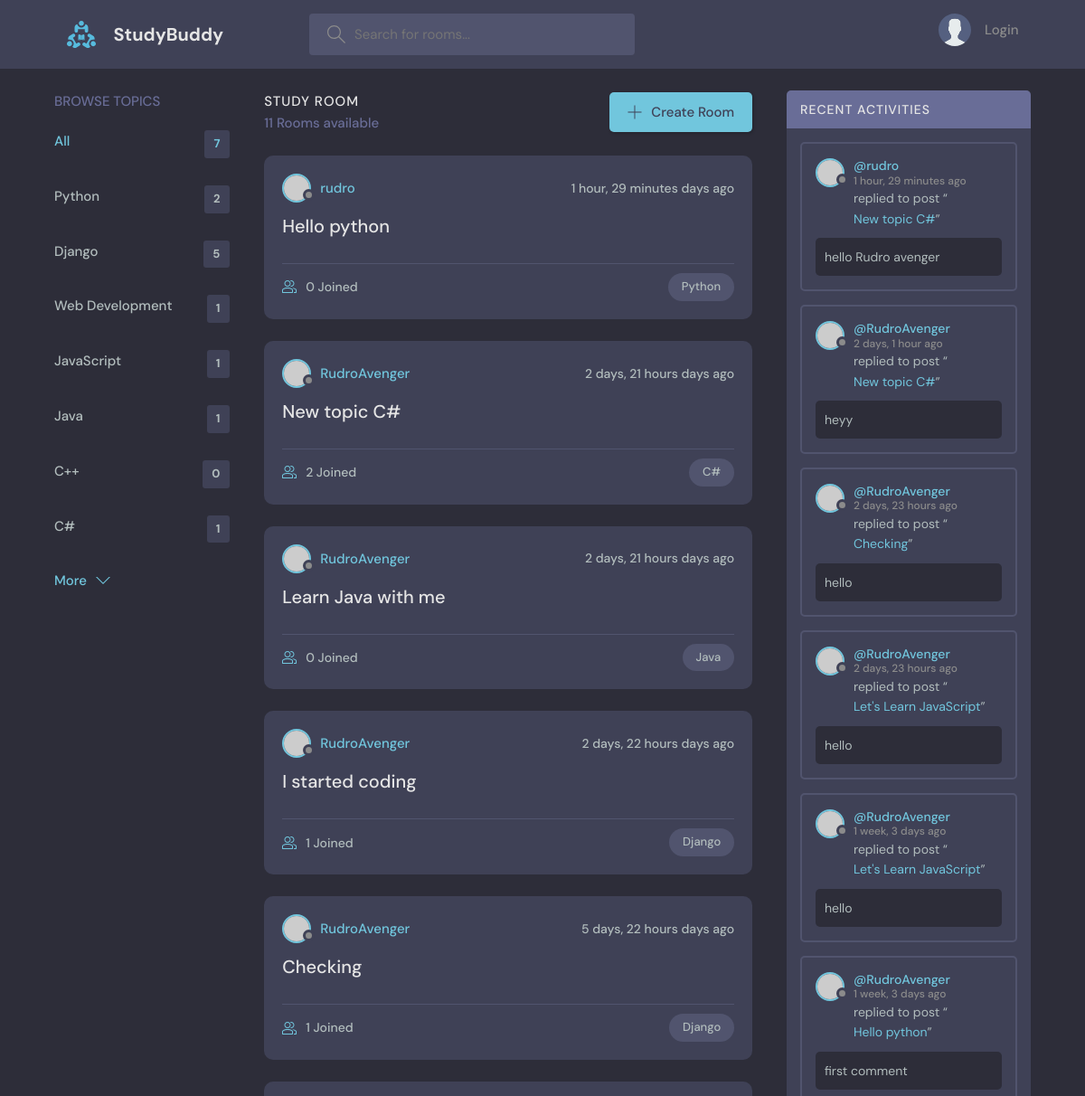
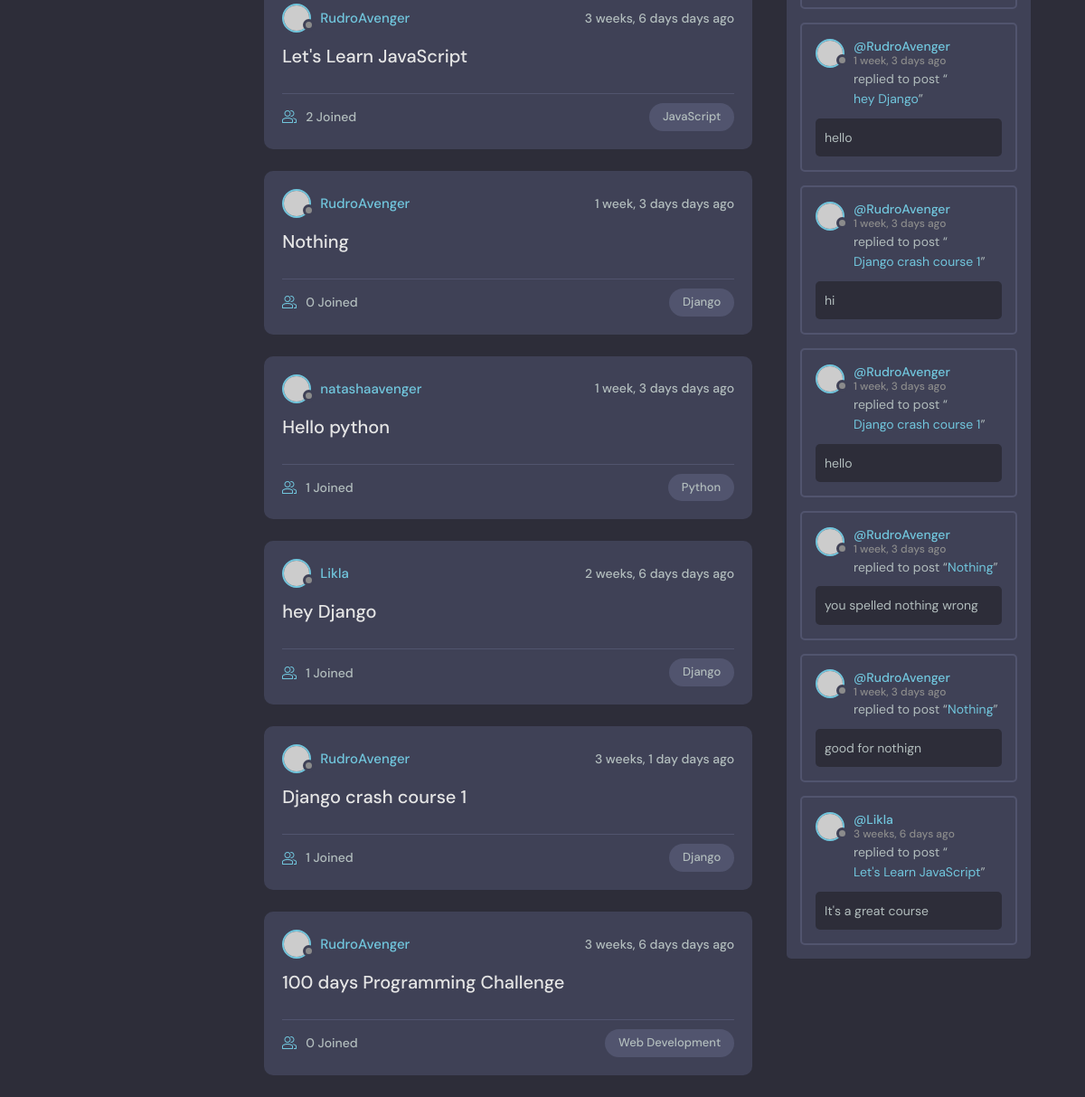
The page / on the database its author committed (2 pictures, top to bottom).
### base/models.py (models this page shows, shortened)
class Topic(models.Model):
    name = models.CharField(max_length=200)

class Room(models.Model):
    host = models.ForeignKey(User, on_delete=models.SET_NULL, null=True)
    topic = models.ForeignKey(Topic, on_delete=models.SET_NULL, null=True)
    name =models.CharField(max_length=200)
    description = models.TextField(null=True, blank=True)
    participants = models.ManyToManyField(User, related_name='participants', blank=True)
    updated = models.DateTimeField(auto_now=True)
    created = models.DateTimeField(auto_now_add=True)
    class Meta:
        ordering = ['-updated', '-created']
    def __str__(self):
        return self.name

class Message(models.Model):
    user = models.ForeignKey(User, on_delete=models.CASCADE)
    room = models.ForeignKey(Room, on_delete=models.CASCADE)
    body = models.TextField()
    updated = models.DateTimeField(auto_now=True)
    created = models.DateTimeField(auto_now_add=True)
    class Meta:
        ordering = ['-updated', '-created']

### base/views.py (the view)
# urls.py: path('', views.home, name='home'),
def home(request):
     q = request.GET.get('q') if request.GET.get('q') != None else ''
     room_messages = Message.objects.filter(Q(room__topic__name__icontains= q) |
                                           Q(body__icontains = q )
                                           )
     rooms = Room.objects.filter(Q(topic__name__icontains= q) |
                                  Q(name__icontains = q ) |
                                  Q(description__icontains = q )|
                                  Q(host__username__icontains=q)
                                  )
     topics = Topic.objects.all()
     room_count = rooms.count()
     context = {'rooms': rooms, 'topics': topics, 'room_count': room_count , 'room_messages': room_messages}
     return render(request, 'base/home.html', context)

### base/templates/base/home.html (shortened to what this page needs)
{% extends "main.html" %} {% block content %}
<main class="layout layout--3">
  <div class="container">
    {% include 'base/topics_component.html' %}
    <div class="roomList">
      <div class="roomList__header">
        <div>
          <h2>Study Room</h2>
          <p>{{room_count}} Rooms available</p>
        </div>
        <a class="btn btn--main" href="{% url 'create-room' %}">
          <svg
            version="1.1"
            xmlns="http://www.w3.org/2000/svg"
            width="32"
            height="32"
            viewBox="0 0 32 32"
          >
            <title>add</title>
            <path
              d="M16.943 0.943h-1.885v14.115h-14.115v1.885h14.115v14.115h1.885v-14.115h14.115v-1.885h-14.115v-14.115z"
            ></path>
          </svg>
          Create Room
        </a>
      </div>
      {%include 'base/feed_component.html'%}
    </div>
    {% include 'base/activity_component.html' %}
  </div>
</main>
{% endblock content %}

### base/templates/base/topics_component.html
<div class="topics">
  <div class="topics__header">
    <h2>Browse Topics</h2>
  </div>
  <ul class="topics__list">
    <li>
      <a href="/" class="active">All <span>{{topics.count}}</span></a>
    </li>
    {% for topic in topics %}
    <li>
      <a href="{% url 'home' %}?q={{topic.name}}"
        >{{ topic.name }} <span>{{ topic.room_set.all.count }}</span></a
      >
    </li>
    {% endfor %}
  </ul>
  <a class="btn btn--link" href="topics.html">
    More
    <svg
      version="1.1"
      xmlns="http://www.w3.org/2000/svg"
      width="32"
      height="32"
      viewBox="0 0 32 32"
    >
      <title>chevron-down</title>
      <path d="M16 21l-13-13h-3l16 16 16-16h-3l-13 13z"></path>
    </svg>
  </a>
</div>

### base/templates/base/feed_component.html (shortened to what this page needs)
{%for room in rooms%}
<div class="roomListRoom">
  <div class="roomListRoom__header">
    <a href="{%url 'user-profile' room.host.id%}" class="roomListRoom__author">
      <div class="avatar avatar--small">
        <img src="https://randomuser.me/api/portraits/women/11.jpg" />
      </div>
      <span>{{room.host.username}}</span>
    </a>
    <div class="roomListRoom__actions">
      <span>{{room.created|timesince}} days ago</span>
    </div>
  </div>
  <div class="roomListRoom__content">
    <a href="{%url 'room' room.id %}">{{room.name}}</a>
  </div>
  <div class="roomListRoom__meta">
    <a href="{%url 'room' room.id %} " class="roomListRoom__joined">
      {{room.participants.all.count}} Joined
    </a>
    <p class="roomListRoom__topic">{{room.topic.name}}</p>
  </div>
</div>
{%endfor%}

### base/templates/base/activity_component.html (shortened to what this page needs)
<div class="activities">
  <div class="activities__header">
    <h2>Recent Activities</h2>
  </div>
  {% for message in room_messages %}
  <div class="activities__box">
    <div class="activities__boxHeader roomListRoom__header">
      <a
        href="{%url 'user-profile' message.user.id%}"
        class="roomListRoom__author"
      >
        <div class="avatar avatar--small">
          <img src="https://randomuser.me/api/portraits/women/11.jpg" />
        </div>
        <p>
          @{{message.user}}
          <span>{{message.created|timesince}} ago</span>
        </p>
      </a>
    </div>
    <div class="activities__boxContent">
      <p>
        replied to post “<a href="{%url 'room' message.room.id%}"
          >{{message.room}}</a
        >”
      </p>
      <div class="activities__boxRoomContent">{{ message.body }}</div>
    </div>
  </div>
  {% endfor %}
</div>

### rows shown on the page
Topic: name "Python", room_set.all.count "2"
Topic: name "Django", room_set.all.count "5"
Topic: name "Web Development", room_set.all.count "1"
Topic: name "JavaScript", room_set.all.count "1"
Topic: name "Java", room_set.all.count "1"
Topic: name "C++", room_set.all.count "0"
Topic: name "C#", room_set.all.count "1"
Room: host.username "rudro", created "1 hour, 29 minutes", name "Hello python", participants.all.count "0", topic.name "Python"
Room: host.username "RudroAvenger", created "2 days, 21 hours", name "New topic C#", participants.all.count "2", topic.name "C#"
Room: host.username "RudroAvenger", created "2 days, 21 hours", name "Learn Java with me", participants.all.count "0", topic.name "Java"
Room: host.username "RudroAvenger", created "2 days, 22 hours", name "I started coding", participants.all.count "1", topic.name "Django"
Room: host.username "RudroAvenger", created "5 days, 22 hours", name "Checking", participants.all.count "1", topic.name "Django"
Room: host.username "RudroAvenger", created "3 weeks, 6 days", name "Let's Learn JavaScript", participants.all.count "2", topic.name "JavaScript"
Room: host.username "RudroAvenger", created "1 week, 3 days", name "Nothing", participants.all.count "0", topic.name "Django"
Room: host.username "natashaavenger", created "1 week, 3 days", name "Hello python", participants.all.count "1", topic.name "Python"
Room: host.username "Likla", created "2 weeks, 6 days", name "hey Django", participants.all.count "1", topic.name "Django"
Room: host.username "RudroAvenger", created "3 weeks, 1 day", name "Django crash course 1", participants.all.count "1", topic.name "Django"
Room: host.username "RudroAvenger", created "3 weeks, 6 days", name "100 days Programming Challenge", participants.all.count "0", topic.name "Web Development"
Message: user "rudro", created "1 hour, 29 minutes", room "New topic C#", body "hello Rudro avenger"
Message: user "RudroAvenger", created "2 days, 1 hour", room "New topic C#", body "heyy"
Message: user "RudroAvenger", created "2 days, 23 hours", room "Checking", body "hello"
Message: user "RudroAvenger", created "2 days, 23 hours", room "Let's Learn JavaScript", body "hello"
Message: user "RudroAvenger", created "1 week, 3 days", room "Let's Learn JavaScript", body "hello"
Message: user "RudroAvenger", created "1 week, 3 days", room "Hello python", body "first comment"
Message: user "RudroAvenger", created "1 week, 3 days", room "hey Django", body "hello"
Message: user "RudroAvenger", created "1 week, 3 days", room "Django crash course 1", body "hi"
Message: user "RudroAvenger", created "1 week, 3 days", room "Django crash course 1", body "hello"
Message: user "RudroAvenger", created "1 week, 3 days", room "Nothing", body "you spelled nothing wrong"
Message: user "RudroAvenger", created "1 week, 3 days", room "Nothing", body "good for nothign"
Message: user "Likla", created "3 weeks, 6 days", room "Let's Learn JavaScript", body "It's a great course"

### other values the page prints
{{ topics.count }} "7"
{{ room_count }} "11"
